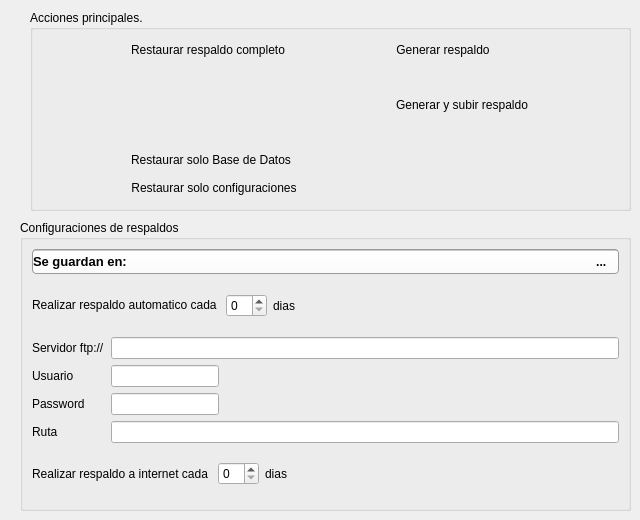
     <widget class="QWidget" name="stackPage5">
      <attribute name="icon">
       <iconset resource="../../../2.3/icons.qrc">
        <normaloff>:/actions/images/actions/color_18/redo.png</normaloff>:/actions/images/actions/color_18/redo.png</iconset>
      </attribute>
      <attribute name="title">
       <string>Respaldos</string>
      </attribute>
      <widget class="QGroupBox" name="groupBox_2">
       <property name="geometry">
        <rect>
         <x>30</x>
         <y>10</y>
         <width>601</width>
         <height>201</height>
        </rect>
       </property>
       <property name="title">
        <string>Acciones principales.</string>
       </property>
       <layout class="QGridLayout" name="gridLayout_2">
        <item row="2" column="0">
         <widget class="QPushButton" name="rlRestoreDB">
          <property name="sizePolicy">
           <sizepolicy hsizetype="Fixed" vsizetype="Fixed">
            <horstretch>0</horstretch>
            <verstretch>0</verstretch>
           </sizepolicy>
          </property>
          <property name="text">
           <string>Restaurar solo Base de Datos</string>
          </property>
          <property name="icon">
           <iconset resource="../../../2.3/icons.qrc">
            <normaloff>:/actions/images/actions/color_18/rotate.png</normaloff>:/actions/images/actions/color_18/rotate.png</iconset>
          </property>
          <property name="iconSize">
           <size>
            <width>32</width>
            <height>32</height>
           </size>
          </property>
          <property name="flat">
           <bool>true</bool>
          </property>
         </widget>
        </item>
        <item row="3" column="0">
         <widget class="QPushButton" name="rlRestoreConf">
          <property name="sizePolicy">
           <sizepolicy hsizetype="Fixed" vsizetype="Fixed">
            <horstretch>0</horstretch>
            <verstretch>0</verstretch>
           </sizepolicy>
          </property>
          <property name="text">
           <string>Restaurar solo configuraciones</string>
          </property>
          <property name="icon">
           <iconset resource="../../../2.3/icons.qrc">
            <normaloff>:/actions/images/actions/color_18/history.png</normaloff>:/actions/images/actions/color_18/history.png</iconset>
          </property>
          <property name="iconSize">
           <size>
            <width>32</width>
            <height>32</height>
           </size>
          </property>
          <property name="flat">
           <bool>true</bool>
          </property>
         </widget>
        </item>
        <item row="0" column="1">
         <widget class="QPushButton" name="rlBackup">
          <property name="sizePolicy">
           <sizepolicy hsizetype="Fixed" vsizetype="Fixed">
            <horstretch>0</horstretch>
            <verstretch>0</verstretch>
           </sizepolicy>
          </property>
          <property name="text">
           <string>Generar respaldo</string>
          </property>
          <property name="icon">
           <iconset resource="../../../2.3/icons.qrc">
            <normaloff>:/actions/images/actions/color_18/compress.png</normaloff>:/actions/images/actions/color_18/compress.png</iconset>
          </property>
          <property name="flat">
           <bool>true</bool>
          </property>
         </widget>
        </item>
        <item row="0" column="0">
         <widget class="QPushButton" name="rlRestore">
          <property name="sizePolicy">
           <sizepolicy hsizetype="Fixed" vsizetype="Fixed">
            <horstretch>0</horstretch>
            <verstretch>0</verstretch>
           </sizepolicy>
          </property>
          <property name="text">
           <string>Restaurar respaldo completo</string>
          </property>
          <property name="icon">
           <iconset resource="../../../2.3/icons.qrc">
            <normaloff>:/actions/images/actions/color_18/undo.png</normaloff>:/actions/images/actions/color_18/undo.png</iconset>
          </property>
          <property name="iconSize">
           <size>
            <width>32</width>
            <height>32</height>
           </size>
          </property>
          <property name="flat">
           <bool>true</bool>
          </property>
         </widget>
        </item>
        <item row="1" column="0">
         <spacer name="verticalSpacer">
          <property name="orientation">
           <enum>Qt::Vertical</enum>
          </property>
          <property name="sizeHint" stdset="0">
           <size>
            <width>20</width>
            <height>40</height>
           </size>
          </property>
         </spacer>
        </item>
        <item row="1" column="1">
         <widget class="QPushButton" name="cpgrespaldo">
          <property name="sizePolicy">
           <sizepolicy hsizetype="Fixed" vsizetype="Fixed">
            <horstretch>0</horstretch>
            <verstretch>0</verstretch>
           </sizepolicy>
          </property>
          <property name="text">
           <string>Generar y subir respaldo</string>
          </property>
          <property name="icon">
           <iconset resource="../../../2.3/icons.qrc">
            <normaloff>:/actions/images/actions/color_18/upload2.png</normaloff>:/actions/images/actions/color_18/upload2.png</iconset>
          </property>
          <property name="flat">
           <bool>true</bool>
          </property>
         </widget>
        </item>
       </layout>
      </widget>
      <widget class="QGroupBox" name="gbLocal">
       <property name="geometry">
        <rect>
         <x>20</x>
         <y>220</y>
         <width>611</width>
         <height>291</height>
        </rect>
       </property>
       <property name="title">
        <string>Configuraciones de respaldos</string>
       </property>
       <layout class="QVBoxLayout" name="verticalLayout_9">
        <item>
         <widget class="QFrame" name="fLine_2">
          <property name="sizePolicy">
           <sizepolicy hsizetype="Preferred" vsizetype="Fixed">
            <horstretch>0</horstretch>
            <verstretch>0</verstretch>
           </sizepolicy>
          </property>
          <property name="styleSheet">
           <string notr="true">.QFrame{background-color: qlineargradient(spread:pad, x1:0, y1:0, x2:0, y2:1, stop:0 rgba(150, 150, 150, 255), stop:0.084833 rgba(255, 255, 255, 255), stop:1 rgba(250, 250, 250, 255));padding:0px; border-radius:4px;border:1px solid #999}
QToolButton, QLineEdit{background:transparent; border:0px; padding:3px}</string>
          </property>
          <property name="frameShape">
           <enum>QFrame::StyledPanel</enum>
          </property>
          <property name="frameShadow">
           <enum>QFrame::Raised</enum>
          </property>
          <layout class="QHBoxLayout" name="horizontalLayout_52">
           <property name="spacing">
            <number>0</number>
           </property>
           <property name="leftMargin">
            <number>0</number>
           </property>
           <property name="topMargin">
            <number>0</number>
           </property>
           <property name="rightMargin">
            <number>4</number>
           </property>
           <property name="bottomMargin">
            <number>0</number>
           </property>
           <item>
            <widget class="QLabel" name="label_16">
             <property name="sizePolicy">
              <sizepolicy hsizetype="Fixed" vsizetype="Preferred">
               <horstretch>0</horstretch>
               <verstretch>0</verstretch>
              </sizepolicy>
             </property>
             <property name="font">
              <font>
               <pointsize>10</pointsize>
               <weight>75</weight>
               <bold>true</bold>
              </font>
             </property>
             <property name="text">
              <string>Se guardan en:</string>
             </property>
            </widget>
           </item>
           <item>
            <widget class="QLabel" name="rlPath">
             <property name="font">
              <font>
               <weight>75</weight>
               <bold>true</bold>
              </font>
             </property>
             <property name="text">
              <string/>
             </property>
            </widget>
           </item>
           <item>
            <widget class="QToolButton" name="clrExplorar">
             <property name="font">
              <font>
               <weight>75</weight>
               <bold>true</bold>
              </font>
             </property>
             <property name="text">
              <string> ...</string>
             </property>
             <property name="icon">
              <iconset resource="../../../2.3/icons.qrc">
               <normaloff>:/actions/images/actions/color_18/folder.png</normaloff>:/actions/images/actions/color_18/folder.png</iconset>
             </property>
             <property name="toolButtonStyle">
              <enum>Qt::ToolButtonTextBesideIcon</enum>
             </property>
            </widget>
           </item>
          </layout>
         </widget>
        </item>
        <item>
         <layout class="QHBoxLayout" name="horizontalLayout_4">
          <item>
           <widget class="QLabel" name="label_53">
            <property name="sizePolicy">
             <sizepolicy hsizetype="Fixed" vsizetype="Fixed">
              <horstretch>0</horstretch>
              <verstretch>0</verstretch>
             </sizepolicy>
            </property>
            <property name="text">
             <string>Realizar respaldo automatico cada </string>
            </property>
           </widget>
          </item>
          <item>
           <widget class="QSpinBox" name="rlPeriod">
            <property name="sizePolicy">
             <sizepolicy hsizetype="Fixed" vsizetype="Fixed">
              <horstretch>0</horstretch>
              <verstretch>0</verstretch>
             </sizepolicy>
            </property>
            <property name="toolTip">
             <string>Si de no desea utilizar esta opcion, dejela en 0</string>
            </property>
           </widget>
          </item>
          <item>
           <widget class="QLabel" name="label_17">
            <property name="text">
             <string>dias</string>
            </property>
           </widget>
          </item>
         </layout>
        </item>
        <item>
         <layout class="QFormLayout" name="formLayout_4">
          <property name="fieldGrowthPolicy">
           <enum>QFormLayout::AllNonFixedFieldsGrow</enum>
          </property>
          <item row="0" column="0">
           <widget class="QLabel" name="label_51">
            <property name="text">
             <string>Servidor ftp://</string>
            </property>
           </widget>
          </item>
          <item row="0" column="1">
           <widget class="QLineEdit" name="rsServer"/>
          </item>
          <item row="1" column="0">
           <widget class="QLabel" name="label_11">
            <property name="text">
             <string>Usuario</string>
            </property>
           </widget>
          </item>
          <item row="1" column="1">
           <widget class="QLineEdit" name="rsUser">
            <property name="sizePolicy">
             <sizepolicy hsizetype="Fixed" vsizetype="Fixed">
              <horstretch>0</horstretch>
              <verstretch>0</verstretch>
             </sizepolicy>
            </property>
            <property name="toolTip">
             <string/>
            </property>
           </widget>
          </item>
          <item row="2" column="0">
           <widget class="QLabel" name="label_12">
            <property name="text">
             <string>Password</string>
            </property>
           </widget>
          </item>
          <item row="2" column="1">
           <widget class="QLineEdit" name="rsPass">
            <property name="sizePolicy">
             <sizepolicy hsizetype="Fixed" vsizetype="Fixed">
              <horstretch>0</horstretch>
              <verstretch>0</verstretch>
             </sizepolicy>
            </property>
            <property name="echoMode">
             <enum>QLineEdit::Password</enum>
            </property>
           </widget>
          </item>
          <item row="3" column="0">
           <widget class="QLabel" name="label_13">
            <property name="text">
             <string>Ruta</string>
            </property>
           </widget>
          </item>
          <item row="3" column="1">
           <widget class="QLineEdit" name="rsPath">
            <property name="toolTip">
             <string>Si desconoce la ruta en la que se guardaran, puede dejarlo vacio</string>
            </property>
           </widget>
          </item>
         </layout>
        </item>
        <item>
         <layout class="QHBoxLayout" name="horizontalLayout_3">
          <item>
           <widget class="QLabel" name="label_50">
            <property name="sizePolicy">
             <sizepolicy hsizetype="Fixed" vsizetype="Fixed">
              <horstretch>0</horstretch>
              <verstretch>0</verstretch>
             </sizepolicy>
            </property>
            <property name="text">
             <string>Realizar respaldo a internet cada </string>
            </property>
           </widget>
          </item>
          <item>
           <widget class="QSpinBox" name="rsPeriod">
            <property name="sizePolicy">
             <sizepolicy hsizetype="Fixed" vsizetype="Fixed">
              <horstretch>0</horstretch>
              <verstretch>0</verstretch>
             </sizepolicy>
            </property>
            <property name="toolTip">
             <string>Frecuencia con la que se respaldara automaticamente, si se deja en &quot;0&quot; solo se hara respaldo cuando el administrador lo indique.</string>
            </property>
           </widget>
          </item>
          <item>
           <widget class="QLabel" name="label_10">
            <property name="text">
             <string>dias</string>
            </property>
           </widget>
          </item>
         </layout>
        </item>
       </layout>
      </widget>
     </widget>
